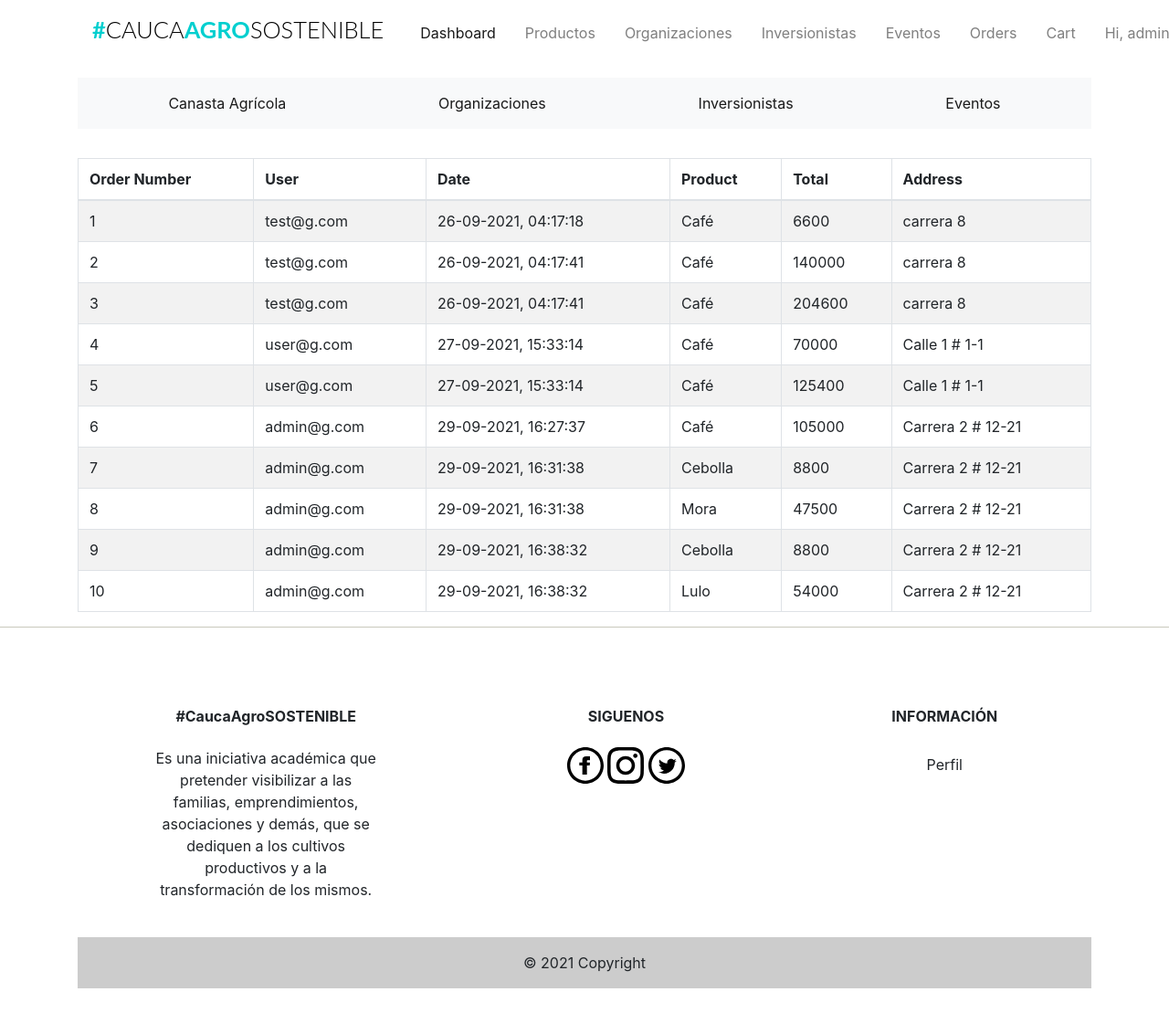
/admin/orders (signed in), run on an earlier commit of the app's database.
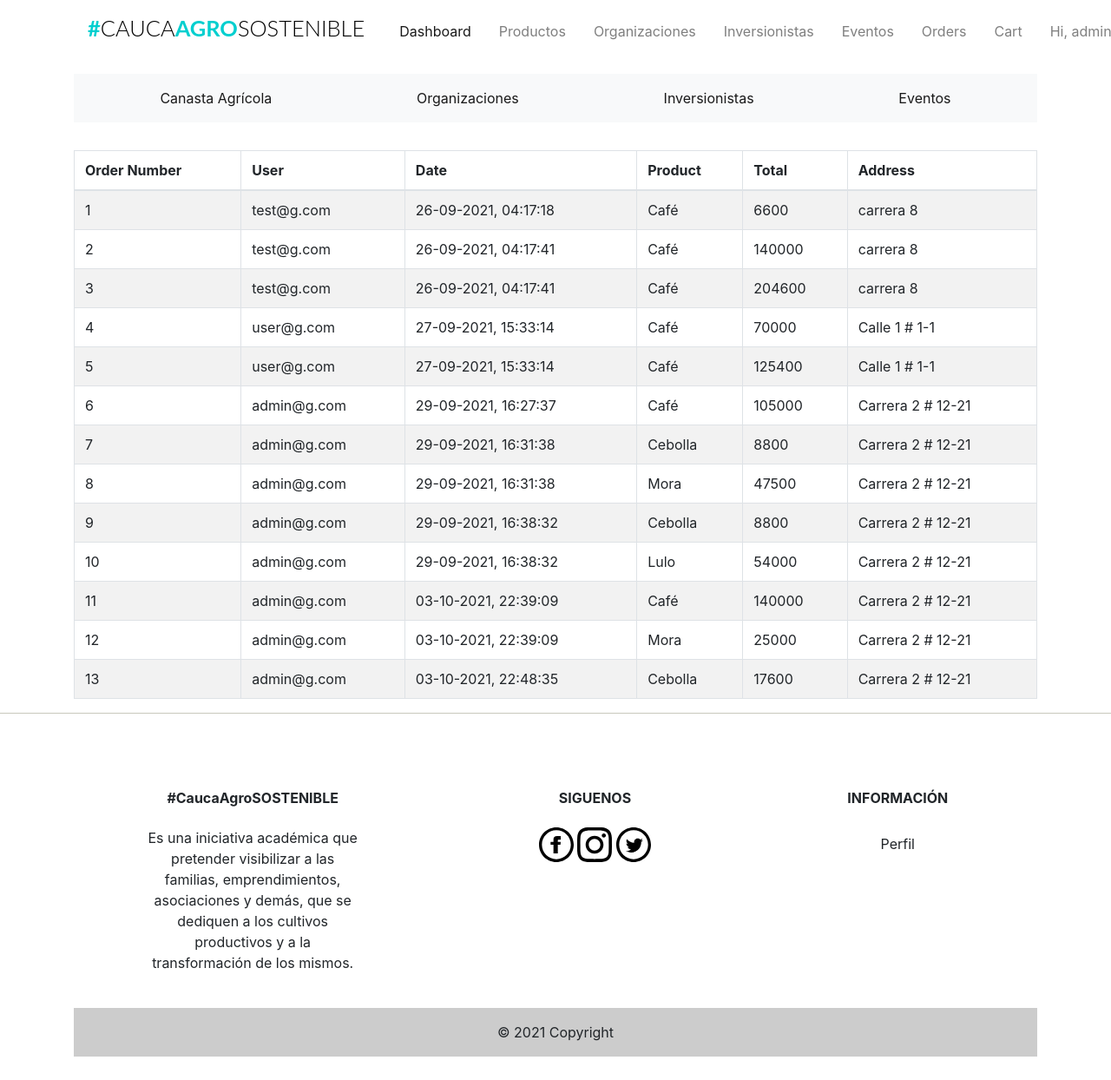
And on a later commit of the database.
### app/models.py (models this page shows, shortened)
class Orders(db.Model):
    __tablename__ = 'orders'
    id = db.Column(db.Integer, primary_key=True)
    timestamp = db.Column(db.DateTime, index=True, default=datetime.utcnow)
    user_id = db.Column(db.Integer, db.ForeignKey('users.id'))
    shipping_id = db.Column(db.Integer, db.ForeignKey('shipping.id'))
    purchase_id = db.Column(db.Integer, db.ForeignKey('purchase.id'))

class Users(UserMixin, db.Model):
    __tablename__ = "users"
    id = db.Column(db.Integer, primary_key=True)
    firstname = db.Column(db.String(24), index=True)
    lastname = db.Column(db.String(24), index=True)
    email = db.Column(db.String(50), index=True, unique=True)
    password_hash = db.Column(db.String)
    phonenumber = db.Column(db.String(18), index=True, unique=True)
    is_admin = db.Column(db.Boolean, default=False)
    order = db.relationship('Orders', backref='user')
    kart = db.relationship('Kart', uselist=False, backref='user')
    shipping_info = db.relationship('Shipping', backref='user', lazy='dynamic')

class Products(db.Model):
    __tablename__ = 'products'
    id = db.Column(db.Integer, primary_key=True)
    product_name = db.Column(db.String(100), index=True)
    product_price = db.Column(db.Integer, index=True)
    product_image = db.Column(db.String(120))
    product_description = db.Column(db.String(200))
    product_stock = db.Column(db.Integer)
    promotion_value = db.Column(db.Integer, index=True)
    organizacion_id = db.Column(db.Integer, db.ForeignKey('organizaciones.id'))

class Purchase(db.Model):
    __tablename__ = 'purchase'
    id = db.Column(db.Integer, primary_key=True)
    product_id = db.Column(db.Integer, db.ForeignKey('products.id'))
    product = db.relationship('Products', uselist=False)
    quantity = db.Column(db.Integer)
    subtotal = db.Column(db.Integer) # TODO: Esto se puede quitar
    user_id = db.Column(db.Integer, db.ForeignKey('users.id'))
    order = db.relationship('Orders', uselist=False, backref='purchase')

class Shipping(db.Model):
    __tablename__ = "shipping"
    id = db.Column(db.Integer, primary_key=True)
    address = db.Column(db.String(200), index=True)
    aditional_indications = db.Column(db.String(200), index=True)
    postcode = db.Column(db.String(12), index=True)
    city = db.Column(db.String(24), index=True)
    state = db.Column(db.String(24), index=True)
    country = db.Column(db.String(24), index=True)
    user_id = db.Column(db.Integer, db.ForeignKey('users.id'))
    order = db.relationship('Orders', uselist=False, backref='shipping')

### app/admin/routes.py (the view)
@admin.route('/orders')
@login_required
def list_orders():
    check_admin()
    '''
	list all orders
	'''
    orders = Orders.query.all()
    return render_template('admin/orders.html', title='Orders', orders=orders)

### app/admin/routes.py (called while the page is built)
def check_admin():
    if not current_user.is_admin:
        abort(403)

### app/models.py (called while the page is built)
@login_manager.user_loader
def load_user(id):
    return Users.query.get(int(id))

### app/templates/admin/orders.html (shortened to what this page needs)
{% extends "base.html" %}
{% block body %}
<table class="table table-borderless">
        <table class="table table-striped table-bordered">
          <thead>
            <tr>
              <th> Order Number </th>
              <th> User </th>
              <th> Date </th>
              <th> Product </th>
              <th> Total </th>
              <th> Address </th>
            </tr>
          </thead>
          <tbody>
          {% for order in orders %}
            <tr>
              <td> {{ order.id }} </td>
              <td> {{ order.user.email }} </td>
              <td> {{ order.timestamp.strftime('%d-%m-%Y, %H:%M:%S') }} </td>
              <td> {{ order.purchase.product.product_name }} </td>
              <td>  {{ order.purchase.subtotal }} </td>
              <td>{{ order.shipping.address }}</td>
            </tr>
          {%endfor%}
          </tbody>
        </table>
{% endblock body %}

What changed in the data, as far as the page shows it:
added Orders: id "11", user.email "admin@g.com", timestamp "03-10-2021, 22:39:09", purchase.product.product_name "Café", purchase.subtotal "140000", shipping.address "Carrera 2 # 12-21"
added Orders: id "12", user.email "admin@g.com", timestamp "03-10-2021, 22:39:09", purchase.product.product_name "Mora", purchase.subtotal "25000", shipping.address "Carrera 2 # 12-21"
added Orders: id "13", user.email "admin@g.com", timestamp "03-10-2021, 22:48:35", purchase.product.product_name "Cebolla", purchase.subtotal "17600", shipping.address "Carrera 2 # 12-21"
